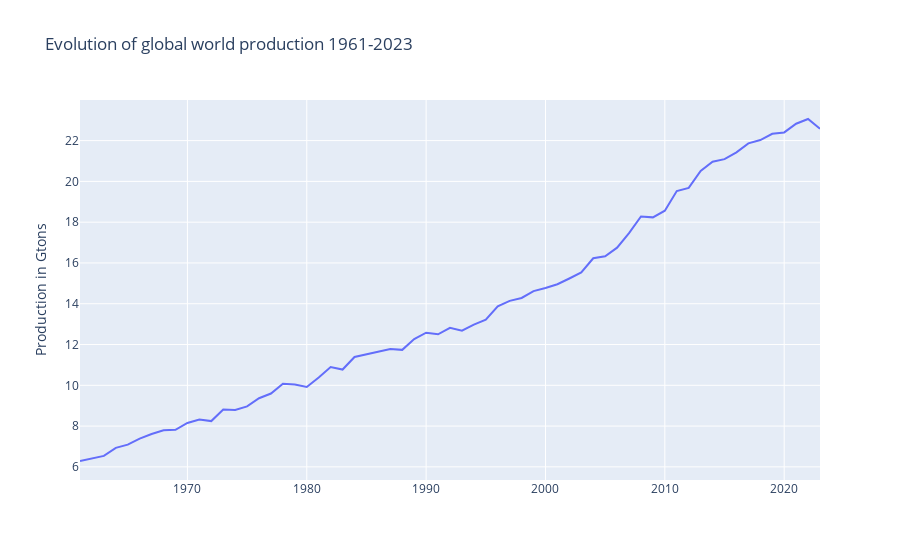

Notebook cell for this chart:
### Markdown cell above
## Global evolution of production over time

### Code cell
global_prod = df_prod[df_prod["Area"]=="World"].groupby("Year").sum().reset_index()

plt.figure(figsize=(12,6))
px.line(data_frame=global_prod, x=global_prod["Year"], y=global_prod["Value"],
       title="Evolution of global world production 1961-2023",
       labels={"Year":"", "Value":"Production in Gtons"})

### Figure 1 — Plotly figure (JSON) as saved in the notebook; plotly's stock layout.template omitted (floating-point values rounded to 4 significant figures)
{"data": [{"hovertemplate": "=%{x}<br>Production in Gtons=%{y}<extra></extra>", "legendgroup": "", "line": {"color": "#636efa", "dash": "solid"}, "marker": {"symbol": "circle"}, "mode": "lines", "name": "", "orientation": "v", "showlegend": false, "type": "scatter", "x": [1961, 1962, 1963, 1964, 1965, 1966, 1967, 1968, 1969, 1970, 1971, 1972, 1973, 1974, 1975, 1976, 1977, 1978, 1979, 1980, 1981, 1982, 1983, 1984, 1985, 1986, 1987, 1988, 1989, 1990, 1991, 1992, 1993, 1994, 1995, 1996, 1997, 1998, 1999, 2000, 2001, 2002, 2003, 2004, 2005, 2006, 2007, 2008, 2009, 2010, 2011, 2012, 2013, 2014, 2015, 2016, 2017, 2018, 2019, 2020, 2021, 2022, 2023], "xaxis": "x", "y": [6.288, 6.42, 6.537, 6.931, 7.088, 7.383, 7.614, 7.79, 7.816, 8.152, 8.326, 8.246, 8.814, 8.795, 8.965, 9.366, 9.597, 10.08, 10.04, 9.919, 10.38, 10.89, 10.77, 11.39, 11.52, 11.67, 11.78, 11.74, 12.27, 12.58, 12.5, 12.82, 12.68, 12.98, 13.22, 13.87, 14.14, 14.28, 14.62, 14.78, 14.96, 15.24, 15.53, 16.23, 16.33, 16.75, 17.47, 18.28, 18.24, 18.56, 19.53, 19.68, 20.51, 20.96, 21.09, 21.43, 21.86, 22.03, 22.33, 22.4, 22.83, 23.06, 22.58], "yaxis": "y"}], "layout": {"legend": {"tracegroupgap": 0}, "title": {"text": "Evolution of global world production 1961-2023"}, "xaxis": {"anchor": "y", "domain": [0, 1], "title": {"text": ""}}, "yaxis": {"anchor": "x", "domain": [0, 1], "title": {"text": "Production in Gtons"}}}}
